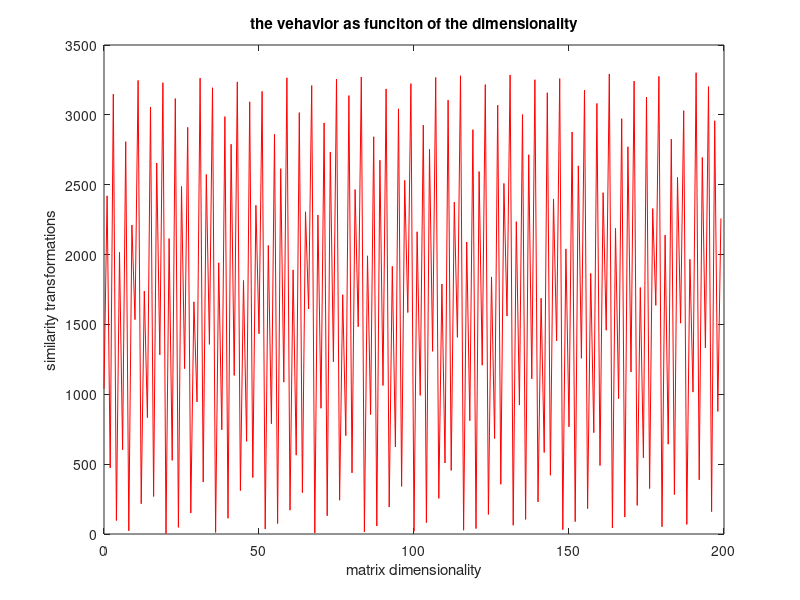

The MATLAB source for this figure:
fid=fopen('text.txt')
    s = textscan(fid,'%f %f')
fclose(fid)

x=s{1};
y=s{2};

plot(x,y,'red')


title('the vehavior as funciton of the dimensionality')
xlabel('matrix dimensionality')
ylabel('similarity transformations')
